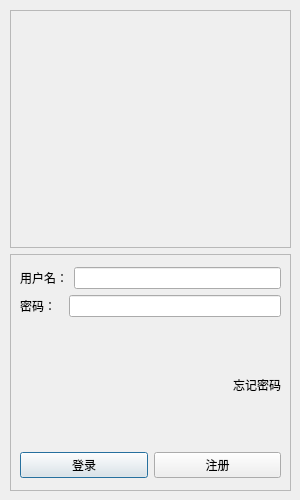
<?xml version="1.0" encoding="UTF-8"?>
<ui version="4.0">
 <class>LoginDialog</class>
 <widget class="QDialog" name="LoginDialog">
  <property name="geometry">
   <rect>
    <x>0</x>
    <y>0</y>
    <width>300</width>
    <height>500</height>
   </rect>
  </property>
  <property name="minimumSize">
   <size>
    <width>300</width>
    <height>500</height>
   </size>
  </property>
  <property name="maximumSize">
   <size>
    <width>300</width>
    <height>500</height>
   </size>
  </property>
  <property name="windowTitle">
   <string>Dialog</string>
  </property>
  <widget class="QWidget" name="layoutWidget">
   <property name="geometry">
    <rect>
     <x>10</x>
     <y>10</y>
     <width>281</width>
     <height>481</height>
    </rect>
   </property>
   <layout class="QVBoxLayout" name="verticalLayout">
    <item>
     <widget class="QFrame" name="frame">
      <property name="frameShape">
       <enum>QFrame::StyledPanel</enum>
      </property>
      <property name="frameShadow">
       <enum>QFrame::Raised</enum>
      </property>
      <widget class="QWidget" name="verticalLayoutWidget">
       <property name="geometry">
        <rect>
         <x>0</x>
         <y>0</y>
         <width>281</width>
         <height>355</height>
        </rect>
       </property>
       <layout class="QVBoxLayout" name="verticalLayout_3">
        <item>
         <widget class="QLabel" name="label_4">
          <property name="text">
           <string/>
          </property>
          <property name="pixmap">
           <pixmap resource="res.qrc">:/res/login.jpg</pixmap>
          </property>
          <property name="alignment">
           <set>Qt::AlignCenter</set>
          </property>
         </widget>
        </item>
       </layout>
      </widget>
     </widget>
    </item>
    <item>
     <widget class="QFrame" name="frame_2">
      <property name="frameShape">
       <enum>QFrame::StyledPanel</enum>
      </property>
      <property name="frameShadow">
       <enum>QFrame::Raised</enum>
      </property>
      <widget class="QWidget" name="layoutWidget">
       <property name="geometry">
        <rect>
         <x>10</x>
         <y>13</y>
         <width>261</width>
         <height>211</height>
        </rect>
       </property>
       <layout class="QVBoxLayout" name="verticalLayout_2">
        <item>
         <layout class="QHBoxLayout" name="horizontalLayout">
          <item>
           <widget class="QLabel" name="label">
            <property name="text">
             <string>用户名：</string>
            </property>
           </widget>
          </item>
          <item>
           <widget class="QLineEdit" name="lineEdit"/>
          </item>
         </layout>
        </item>
        <item>
         <layout class="QHBoxLayout" name="horizontalLayout_2">
          <property name="spacing">
           <number>13</number>
          </property>
          <item>
           <widget class="QLabel" name="label_2">
            <property name="text">
             <string>密码：</string>
            </property>
           </widget>
          </item>
          <item>
           <widget class="QLineEdit" name="lineEdit_pwd"/>
          </item>
         </layout>
        </item>
        <item>
         <widget class="QLabel" name="label_3">
          <property name="text">
           <string>忘记密码</string>
          </property>
          <property name="alignment">
           <set>Qt::AlignRight|Qt::AlignTrailing|Qt::AlignVCenter</set>
          </property>
         </widget>
        </item>
        <item>
         <layout class="QHBoxLayout" name="horizontalLayout_3">
          <item>
           <widget class="QPushButton" name="pushButton">
            <property name="text">
             <string>登录</string>
            </property>
           </widget>
          </item>
          <item>
           <widget class="QPushButton" name="pushButton_register">
            <property name="text">
             <string>注册</string>
            </property>
           </widget>
          </item>
         </layout>
        </item>
       </layout>
      </widget>
     </widget>
    </item>
   </layout>
  </widget>
 </widget>
 <resources>
  <include location="res.qrc"/>
 </resources>
 <connections/>
</ui>
